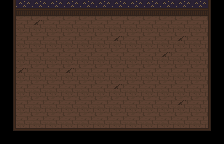

Rendered tile map (Tiled .tmx) drawn with the repository's tilesets; below, a short description and the map source with its tile grids summarised:
An orthogonal 14x9 tile map with 16x16 px tiles, 3 tile layers (background, walls, static_objects) and 11 objects.

<map version="1.0" orientation="orthogonal" renderorder="right-down" width="14" height="9" tilewidth="16" tileheight="16" nextobjectid="49">
 <tileset firstgid="1" name="tiles" tilewidth="16" tileheight="16" tilecount="18" columns="9">
  <image source="../textures/tiles.png" width="144" height="32" />
 </tileset>
 <layer name="background" width="14" height="9">
  <data>[126 cells, 84 non-empty, 2 distinct tile ids]</data>
 </layer>
 <layer name="walls" width="14" height="9">
  <data>[126 cells, 42 non-empty, 6 distinct tile ids]</data>
 </layer>
 <layer name="static_objects" width="14" height="9">
  <data>[126 cells, 0 non-empty, 0 distinct tile ids]</data>
 </layer>
 <objectgroup name="walls">
  <object id="35" x="0" y="0" width="224" height="16" />
  <object id="37" x="0" y="128" width="224" height="16" />
  <object id="38" x="0" y="16" width="16" height="112" />
  <object id="39" x="208" y="16" width="16" height="112" />
 </objectgroup>
 <objectgroup name="static_objects" />
 <objectgroup name="actors">
  <object id="21" x="16" y="80" width="16" height="16" />
 </objectgroup>
 <objectgroup name="enemies" />
 <objectgroup name="shards" />
 <objectgroup name="lights">
  <object id="24" x="48" y="96" width="16" height="16" />
  <object id="25" x="128" y="96" width="16" height="16" />
  <object id="26" x="128" y="32" width="16" height="16" />
  <object id="27" x="192" y="32" width="16" height="16" />
  <object id="28" x="192" y="96" width="16" height="16" />
  <object id="48" x="48" y="32" width="16" height="16" />
 </objectgroup>
</map>
